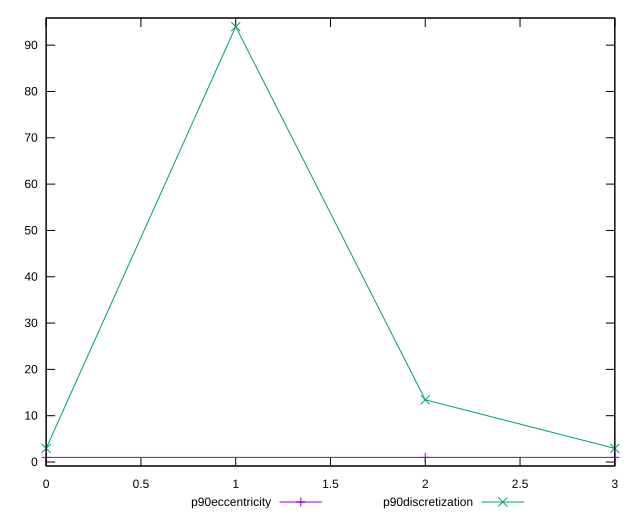

Here is the gnuplot script that generated this plot:
reset

$p90Eccentricity <<EOF
0 1
2 0.9999999999999987
3 0.999999999999998
EOF

$p90Discretization <<EOF
0 2.9375
1 94
2 13.428571428571429
3 2.9375
EOF

set key outside below
set xrange [0:3]
set yrange [-0.8600000000000021:95.86]
set trange [-0.8600000000000021:95.86]
set terminal svg size 640, 520 enhanced background rgb 'white'
set output "reports/report_00031_2021-02-24T23-18-18.084Z/max-potential-fid/progression/eccentricity.svg"

plot $p90Eccentricity title "p90eccentricity" with linespoints, \
     $p90Discretization title "p90discretization" with linespoints

reset
